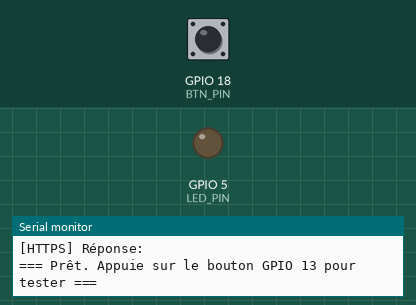
Simulated run of this sketch. Board: ESP32. Parts: output pins drawn as LEDs (lit = HIGH), the last lines printed to the serial monitor. Dashed ring = blinking. The test bench sets the inputs (shaded band); at power-on: GPIO 18 (BTN_PIN) HIGH (analog values on the 0–4095 scale). WiFi joins after 1.5 s; servers stay silent unless stated; uploads are accepted with an empty reply.

Above: at 3.9 s.
4.0 s: GPIO 18 (BTN_PIN) pulled LOW for 1 s
At 4.91 s:
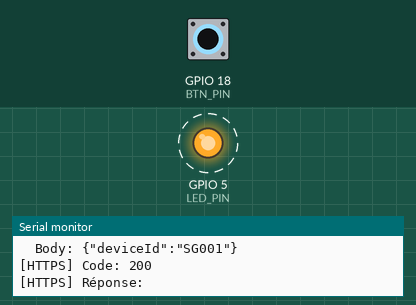
7.0 s: GPIO 18 (BTN_PIN) pulled LOW for 3.2 s
At 10.5 s:
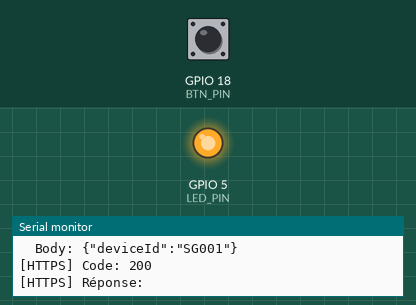
Timing chart, 0 to 12.0 s (numbered marks = the images above; inputs shaded):
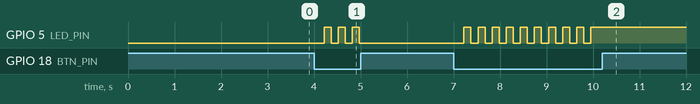

The sketch:

esp32_safe_guardian.ino
```cpp
/*
 * SafeGuardian CI - Firmware ESP32
 * Bracelet connecté avec bouton SOS + LED
 *
 * GPIO 13 → Bouton (Pullup interne, ferme vers GND)
 * GPIO 12 → LED (anode → 220Ω → GND)
 * GPIO 34 → Batterie (diviseur de tension)
 */

#include <WiFi.h>
#include <WiFiClientSecure.h>
#include <HTTPClient.h>

// ========== CONFIGURATION UTILISATEUR ==========
const char* WIFI_SSID = "MELLY_ELITEBOOK_9997";
const char* WIFI_PWD  = "00000000";
const char* SERVER    = "amused-passion-production.up.railway.app";
const char* DEVICE_ID = "SG001";
// ===============================================

// Pins
const int BTN_PIN = 18;
const int LED_PIN = 5;
const int BAT_PIN = 34;

const unsigned long HOLD_MS = 3000;
const unsigned long HEARTBEAT_MS = 30000;
const unsigned long BLINK_MS = 150;

enum State { IDLE, COUNTDOWN, SOS };
State state = IDLE;

unsigned long btnTime = 0, lastBeat = 0, lastBlink = 0;
bool ledOn = false, sosSent = false, lastBtn = HIGH;

// ========== WIFI ==========
bool connectWiFi() {
  Serial.printf("\n[WIFI] Connexion à \"%s\" ...\n", WIFI_SSID);
  WiFi.begin(WIFI_SSID, WIFI_PWD);

  int attempts = 0;
  while (WiFi.status() != WL_CONNECTED) {
    delay(500);
    Serial.print(".");
    if (++attempts > 40) { // 20 second timeout
      Serial.println("\n[WIFI] ÉCHEC : pas de connexion après 20s");
      Serial.println("[WIFI] Vérifie SSID et mot de passe !");
      return false;
    }
  }
  Serial.printf("\n[WIFI] OK ! IP: %s\n", WiFi.localIP().toString().c_str());
  return true;
}

// ========== BATTERIE ==========
float readBattery() {
  int raw = analogRead(BAT_PIN);
  float v = raw * 3.3 / 4095.0;
  return constrain(map(v * 100, 330, 420, 0, 100), 0, 100);
}

// ========== API HTTPS ==========
bool apiPost(const char* path, const char* body) {
  Serial.printf("[HTTPS] POST %s%s\n  Body: %s\n", SERVER, path, body);

  WiFiClientSecure client;
  client.setInsecure();  // Accepte tous les certificats SSL

  HTTPClient http;
  if (!http.begin(client, String("https://") + SERVER + path)) {
    Serial.println("[HTTPS] ÉCHEC http.begin()");
    return false;
  }

  http.addHeader("Content-Type", "application/json");
  http.setTimeout(15000);

  int code = http.POST(body);
  String response = http.getString();
  http.end();

  Serial.printf("[HTTPS] Code: %d\n[HTTPS] Réponse: %s\n", code, response.c_str());

  if (code > 0) return true;

  Serial.printf("[HTTPS] ÉCHEC (code=%d). Causes possibles :\n", code);
  Serial.println("  1. ESP32 ne résout pas le DNS (vérifie la connexion WiFi)");
  Serial.println("  2. Le port 443 est bloqué par le réseau/firewall");
  Serial.println("  3. Le certificat SSL est refusé");
  return false;
}

void sendHeartbeat() {
  char body[80];
  snprintf(body, sizeof(body), "{\"deviceId\":\"%s\",\"battery\":%.0f}", DEVICE_ID, readBattery());
  apiPost("/api/esp32/heartbeat", body);
}

void sendButtonDown() {
  char body[64];
  snprintf(body, sizeof(body), "{\"deviceId\":\"%s\"}", DEVICE_ID);
  apiPost("/api/esp32/button-down", body);
}

void sendButtonUp() {
  char body[64];
  snprintf(body, sizeof(body), "{\"deviceId\":\"%s\"}", DEVICE_ID);
  apiPost("/api/esp32/button-up", body);
}

void sendConfirmSos() {
  char body[64];
  snprintf(body, sizeof(body), "{\"deviceId\":\"%s\"}", DEVICE_ID);
  apiPost("/api/esp32/confirm-sos", body);
}

// ========== LED ==========
void setLed(bool on) { digitalWrite(LED_PIN, on ? HIGH : LOW); }
void blinkFast() {
  unsigned long now = millis();
  if (now - lastBlink >= BLINK_MS) { ledOn = !ledOn; setLed(ledOn); lastBlink = now; }
}
void ledOff() { setLed(LOW); ledOn = false; }

// ========== SETUP ==========
void setup() {
  Serial.begin(115200);
  delay(1000);
  Serial.println("\n\n=== SafeGuardian CI - ESP32 ===");
  Serial.printf("Device ID: %s\nServeur: %s\n\n", DEVICE_ID, SERVER);

  pinMode(BTN_PIN, INPUT_PULLUP);
  pinMode(LED_PIN, OUTPUT);
  pinMode(BAT_PIN, INPUT);
  analogReadResolution(12);

  ledOff();

  // Test de connexion WiFi
  if (!connectWiFi()) {
    Serial.println("\n=== REBOOT dans 10s ===");
    delay(10000);
    ESP.restart();
    return;
  }

  // Test heartbeat au démarrage
  Serial.println("\n--- Test API heartbeat ---");
  sendHeartbeat();
  lastBeat = millis();

  Serial.println("\n=== Prêt. Appuie sur le bouton GPIO 13 pour tester ===");
}

// ========== LOOP ==========
void loop() {
  unsigned long now = millis();
  bool btn = digitalRead(BTN_PIN);

  switch (state) {
    case IDLE:
      if (btn == LOW && lastBtn == HIGH) {
        Serial.println("\n>>> Bouton ENFONCÉ - Attends 3s pour SOS...");
        btnTime = now;
        state = COUNTDOWN;
        sendButtonDown();
        sosSent = false;
      }
      if (now - lastBeat >= HEARTBEAT_MS) {
        sendHeartbeat();
        lastBeat = now;
      }
      break;

    case COUNTDOWN:
      blinkFast();
      if (btn == HIGH) {
        Serial.printf(">>> Bouton RELÂCHÉ après %lums - Alerte annulée\n", now - btnTime);
        sendButtonUp();
        ledOff();
        state = IDLE;
        break;
      }
      if (now - btnTime >= HOLD_MS && !sosSent) {
        Serial.println("\n*** 3s atteinte - SOS CONFIRMÉ ! ***");
        sendConfirmSos();
        sosSent = true;
        state = SOS;
      }
      break;

    case SOS:
      setLed(HIGH);
      if (now - lastBeat >= HEARTBEAT_MS) {
        sendHeartbeat();
        lastBeat = now;
      }
      break;
  }

  lastBtn = btn;
  delay(10);
}
```

Measured:
- after the input at 4.0 s, GPIO 5 (LED_PIN): alternates HIGH for 0.15 s and LOW for 0.15 s, 6 changes in all, then stays LOW, starting after 0.22 s
- after the input at 7.0 s, GPIO 5 (LED_PIN): alternates HIGH for 0.15 s and LOW for 0.15 s, 19 changes in all, then stays HIGH, starting after 0.22 s
